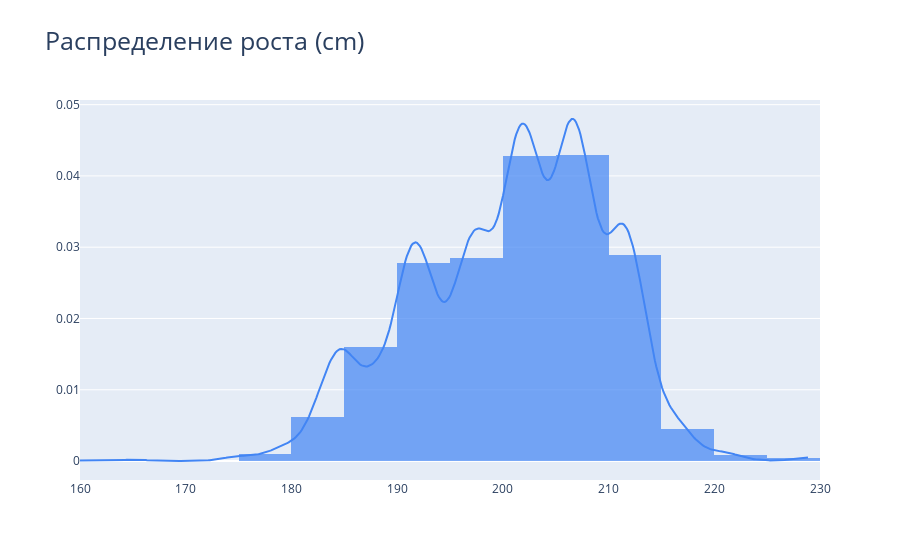

Notebook source saved alongside this figure:
### Markdown cell above
## Распределение роста

### Code cell
import plotly.figure_factory as ff
hist_data = [nba['height_cm']]
group_labels = ['Height Distribution'] # name of the dataset

test_8 = ff.create_distplot(hist_data, group_labels, 
                         show_rug=False, colors=['#4285F4'],
                         bin_size=5.0)

test_8.update_layout(title_text='Распределение роста (cm)', 
                  title_font_size=25, showlegend=False)
test_8.show()

### Figure 1 — Plotly figure (JSON) as saved in the notebook; plotly's stock layout.template omitted (floating-point values rounded to 4 significant figures; data arrays with more than 128 entries replaced by an {"elided": "..."} marker saying what was removed)
{"data": [{"autobinx": false, "histnorm": "probability density", "legendgroup": "Height Distribution", "marker": {"color": "#4285F4"}, "name": "Height Distribution", "opacity": 0.7, "type": "histogram", "x": {"elided": "7633 int values"}, "xaxis": "x", "xbins": {"end": 229, "size": 5, "start": 160}, "yaxis": "y"}, {"legendgroup": "Height Distribution", "marker": {"color": "#4285F4"}, "mode": "lines", "name": "Height Distribution", "showlegend": false, "type": "scatter", "x": {"elided": "500 float values"}, "xaxis": "x", "y": {"elided": "500 float values"}, "yaxis": "y"}], "layout": {"barmode": "overlay", "hovermode": "closest", "legend": {"traceorder": "reversed"}, "showlegend": false, "title": {"font": {"size": 25}, "text": "Распределение роста (cm)"}, "xaxis": {"anchor": "y2", "domain": [0, 1], "zeroline": false}, "yaxis": {"anchor": "free", "domain": [0, 1], "position": 0}}}
